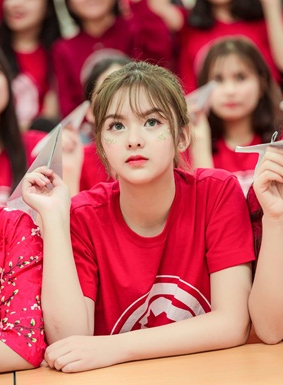
#> input picture C4/re1.png, 283 x 385 px
$ jupyter execute Registration_img.ipynb
#> lines starting #> are read from the running program, lines starting #| are printed output that depends on the picture
[cell 1]
import cv2
import numpy as np
from google.colab.patches import cv2_imshow

[cell 2]
# Đọc hai hình ảnh đầu vào
image1 = cv2.imread('re1.png', cv2.IMREAD_GRAYSCALE)
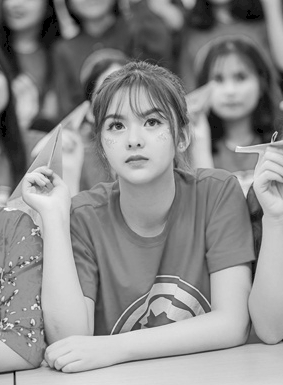
#> image1: shape (385, 283); min 0, max 251, mean 141.1
image2 = cv2.imread('re2.png', cv2.IMREAD_GRAYSCALE)
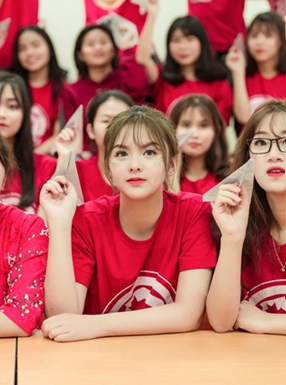
#> input picture C4/re2.png, 286 x 385 px
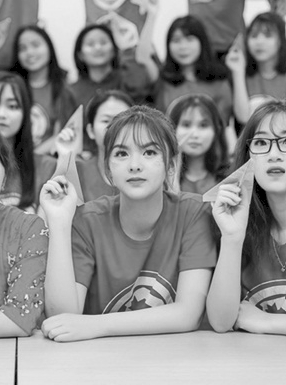
#> image2: shape (385, 286); min 0, max 246, mean 143.7

[cell 3]
# Tìm điểm chưa chung giữa các keypoint
orb = cv2.ORB_create()
keypoints1, descriptors1 = orb.detectAndCompute(image1, None)
#> keypoints1 = 483 keypoints; strongest (x, y, size): (114, 333, 31), (94, 334, 31), (112, 331, 31), (95, 334, 37.2)
keypoints2, descriptors2 = orb.detectAndCompute(image2, None)
#> keypoints2 = 488 keypoints; strongest (x, y, size): (55, 154, 37.2), (56, 154, 44.6), (56, 153, 31), (56, 156, 37.2)

[cell 4]
# Sử dụng thuật toán RANSAC để tìm ánh xạ giữa các điểm chưa chung
matcher = cv2.DescriptorMatcher_create(cv2.DESCRIPTOR_MATCHER_BRUTEFORCE_HAMMING)
matches = matcher.match(descriptors1, descriptors2, None)
#> matches = 483 matches

[cell 5]
# Chọn ra các điểm tốt nhất
matches = sorted(matches, key=lambda x: x.distance)
good_matches = matches[:10]  # Lấy 10 điểm tốt nhất
#> good_matches = 10 matches

[cell 6]
# Lấy ra các điểm tương ứng từ keypoint
points1 = np.float32([keypoints1[match.queryIdx].pt for match in good_matches])
#> points1 = [[94, 334], [207.4, 309], [154.8, 118.8], [114, 127.2], [95.04, 332.6], [144, 123.8], [94.8, 333.6], [121, 125.3], [145.2, 122.7], [152.1, 314.5]]
points2 = np.float32([keypoints2[match.trainIdx].pt for match in good_matches])
#> points2 = [[83, 313], [172.8, 298.9], [152, 150], [120, 155], [83.52, 312.5], [143, 154], [82.8, 313.2], [124.8, 153.6], [144, 152.6], [135.4, 299.5]]

[cell 7]
# Tìm ma trận biến đổi (homography) bằng phương pháp RANSAC
homography, _ = cv2.findHomography(points1, points2, cv2.RANSAC)
#> homography = [[0.761, -0.106, 45.71], [0.0359, 0.759, 53.49], [-2.57e-05, -2.24e-05, 1]]

[cell 8]
# Ánh xạ hình ảnh sử dụng ma trận biến đổi
result = cv2.warpPerspective(image1, homography, (image2.shape[1], image2.shape[0]))
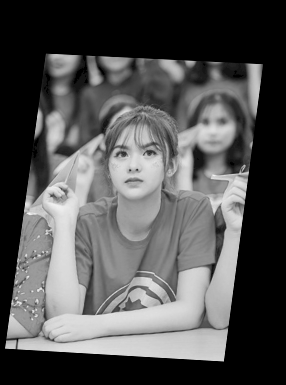
#> result: shape (385, 286); min 0, max 248, mean 83.5
